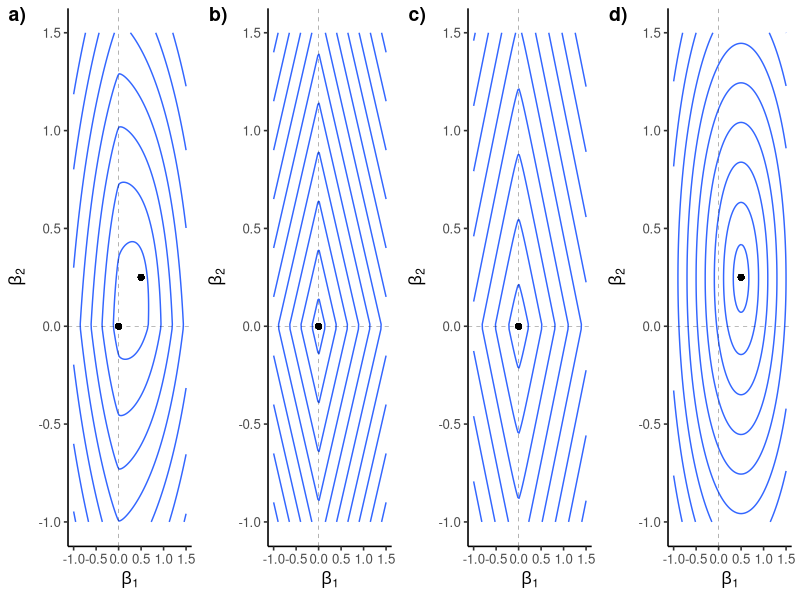

Write R code to recreate this figure.
# Fig1
library(ggpubr)

# Regularization
Phi_WT_fixed = function(X, beta, T_mat, W, lambda1=0.2, lambda2=0.01, lambda3=0.1){
  K = ncol(W)
  p = ncol(X)
  N = nrow(X)

  lasso = sum(abs(beta))
  glasso = sum(sqrt((t(W!=0)%*%beta^2)*(apply(t(W!=0), 1, sum))))
  pca = norm(X%*%diag(beta) - T_mat%*%t(W), "F")

  return(lasso*lambda1 + lambda2*glasso + lambda3/2*pca)
}

set.seed(0)
# Generate X
N = 100
X = MASS::mvrnorm(N, mu = c(0, 0, 0),
                  Sigma = matrix(c(1, 0, 0.5, # ... not really important in this example
                                   0, 1, 0,
                                   0.5, 0, 1), nrow = 3, byrow = T))
X <- scale(X)
beta_optim = c(0.5, 0.25, 0.1)

M <- X%*%diag(beta_optim)

svd <- svd(M)
svd$d
T_mat <- svd$u[,1:2]
W <- svd$v[,1:2]%*%diag(svd$d[1:2])
W <- t(apply(W, 1, function(x){x*(abs(x)==max(abs(x)))}))
t(W)%*%W #diagonal
t(T_mat)%*%T_mat # identity

# Create the grid
betas = seq(-1, 1.5, length.out = 100)
grid = expand.grid(beta1 = betas,
                   beta2 = betas, KEEP.OUT.ATTRS = F)
for (i in 1:nrow(grid)) {
  beta = c(grid$beta1[i], grid$beta2[i], 0.1)
  grid$z[i] = Phi_WT_fixed(X, beta, T_mat, W, 2, 1, 1)
}

# plot
gg1 = ggplot(grid) +
  geom_contour(aes(x = beta1, y = beta2, z = z))+
  geom_point(aes(x=0.5, y=0.25))+
  geom_point(aes(x=0, y=0))+
  theme_classic2()+
  labs(x = expression(beta[1]),
       y = expression(beta[2]))+
  geom_hline(aes(yintercept=0), linetype = "dashed", size = 0.1)+
  geom_vline(aes(xintercept=0), linetype = "dashed", size = 0.1)

# Same for lasso
for (i in 1:nrow(grid)) {
  beta = c(grid$beta1[i], grid$beta2[i], 0.1)
  grid$z2[i] = Phi_WT_fixed(X, beta, T_mat, W, 2, 0, 0)
}

# plot
gg2 = ggplot(grid) +
  geom_contour(aes(x = beta1, y = beta2, z = z2))+
  geom_point(aes(x=0, y=0))+
  theme_classic2()+
  labs(x = expression(beta[1]),
       y = expression(beta[2]))+
  geom_hline(aes(yintercept=0), linetype = "dashed", size = 0.1)+
  geom_vline(aes(xintercept=0), linetype = "dashed", size = 0.1)

# Same for sparse_group_lasso
for (i in 1:nrow(grid)) {
  beta = c(grid$beta1[i], grid$beta2[i], 0.1)
  grid$z3[i] = Phi_WT_fixed(X, beta, T_mat, W, 2, 1, 0)
}

# plot
gg3 = ggplot(grid) +
  geom_contour(aes(x = beta1, y = beta2, z = z3))+
  geom_point(aes(x=0, y=0))+
  theme_classic2()+
  labs(x = expression(beta[1]),
       y = expression(beta[2]))+
  geom_hline(aes(yintercept=0), linetype = "dashed", size = 0.1)+
  geom_vline(aes(xintercept=0), linetype = "dashed", size = 0.1)

# Same for Phi
for (i in 1:nrow(grid)) {
  beta = c(grid$beta1[i], grid$beta2[i], 0.1)
  grid$z4[i] = Phi_WT_fixed(X, beta, T_mat, W, 0, 0, 1)
}

# plot
gg4 = ggplot(grid) +
  geom_contour(aes(x = beta1, y = beta2, z = z4))+
  geom_point(aes(x=0.5, y=0.25))+
  theme_classic2()+
  labs(x = expression(beta[1]),
       y = expression(beta[2]))+
  geom_hline(aes(yintercept=0), linetype = "dashed", size = 0.1)+
  geom_vline(aes(xintercept=0), linetype = "dashed", size = 0.1)

ggarrange(gg1, gg2, gg3, gg4, ncol = 4, nrow = 1,
          labels = c("a)", "b)", "c)", "d)"))


